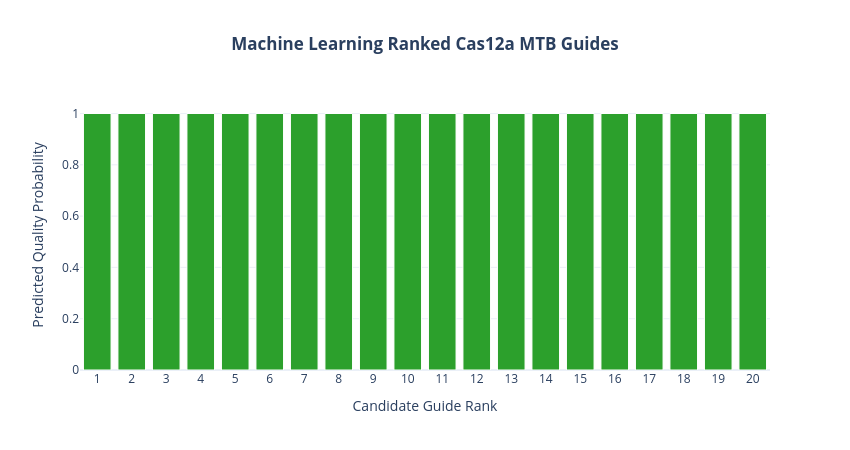

Notebook code cell kept with this figure:
### Code cell
import plotly.express as px

# Grab available rows up to 20 and explicitly set a 1-indexed Rank column
num_bars = min(20, len(ml_ranked))
top_interactive = ml_ranked.head(num_bars).copy()
top_interactive["Rank"] = range(1, num_bars + 1)

# Build interactive bar plot
fig = px.bar(
    top_interactive,
    x="Rank",
    y="ML_probability",
    # Add any extra metrics you want to see instantly on mouse-hover:
    hover_data=["target", "Entropy", "Biological_score"] if "Entropy" in ml_ranked.columns else ["target"], 
    title="<b>Machine Learning Ranked Cas12a MTB Guides</b>",
    labels={"Rank": "Candidate Guide Rank", "ML_probability": "Predicted Quality Probability"}
)

# Apply sleek styling adjustments
fig.update_traces(
    marker_color="#2ca02c", 
    marker_line_color="white", 
    marker_line_width=1
)

fig.update_layout(
    width=850,
    height=450,
    xaxis=dict(tickmode="linear", tick0=1, dtick=1), # Forces all ticks to label cleanly without decimals
    template="plotly_white",
    title_x=0.5                                      # Center-aligns the title
)

fig.show()

### Figure 1 — Plotly figure (JSON) as saved in the notebook; plotly's stock layout.template omitted (floating-point values rounded to 4 significant figures)
{"data": [{"customdata": [["AGTGTCCCCTTAGTGTGCTT"], ["TGGCCGATTGTTGTCCGATA"], ["CACGCTGTTGTTGACGTTGT"], ["CTACGAGAGTCTTTCGCCGA"], ["GTTGGGCCTAACGGTTATGG"], ["TGTTGGGCCTAACGGTTATG"], ["GGGTTTACGACTGCGGGTAA"], ["TTGGGCCTAACGGTTATGGT"], ["CGGATTCGACTACGAGGTTT"], ["CACCATCTCATTTGGGAGGT"], ["GTTGCCCAAAATCGGCCAAG"], ["GGCAGTTGCTACCAACCGAA"], ["CGAAACCACGGAATACGACT"], ["CGCATCGTCATCGAGATCAA"], ["ATACGTTCGTTATCGGCGCC"], ["GATAGACGACCCGGTTGTGT"], ["CACCTGCTCACTCATTTTGC"], ["ATCCTGTTCTTCACCACCCA"], ["TTCTTGGAAAGACAGCGCTG"], ["TCCAAAACGAAATCGAGCGC"]], "hovertemplate": "Candidate Guide Rank=%{x}<br>Predicted Quality Probability=%{y}<br>target=%{customdata[0]}<extra></extra>", "legendgroup": "", "marker": {"color": "#2ca02c", "line": {"color": "white", "width": 1}, "pattern": {"shape": ""}}, "name": "", "orientation": "v", "showlegend": false, "textposition": "auto", "type": "bar", "x": [1, 2, 3, 4, 5, 6, 7, 8, 9, 10, 11, 12, 13, 14, 15, 16, 17, 18, 19, 20], "xaxis": "x", "y": [1.0, 1.0, 1.0, 1.0, 1.0, 1.0, 1.0, 1.0, 1.0, 1.0, 1.0, 1.0, 1.0, 1.0, 1.0, 1.0, 1.0, 1.0, 1.0, 1.0], "yaxis": "y"}], "layout": {"barmode": "relative", "height": 450, "legend": {"tracegroupgap": 0}, "title": {"text": "<b>Machine Learning Ranked Cas12a MTB Guides</b>", "x": 0.5}, "width": 850, "xaxis": {"anchor": "y", "domain": [0, 1], "dtick": 1, "tick0": 1, "tickmode": "linear", "title": {"text": "Candidate Guide Rank"}}, "yaxis": {"anchor": "x", "domain": [0, 1], "title": {"text": "Predicted Quality Probability"}}}}
